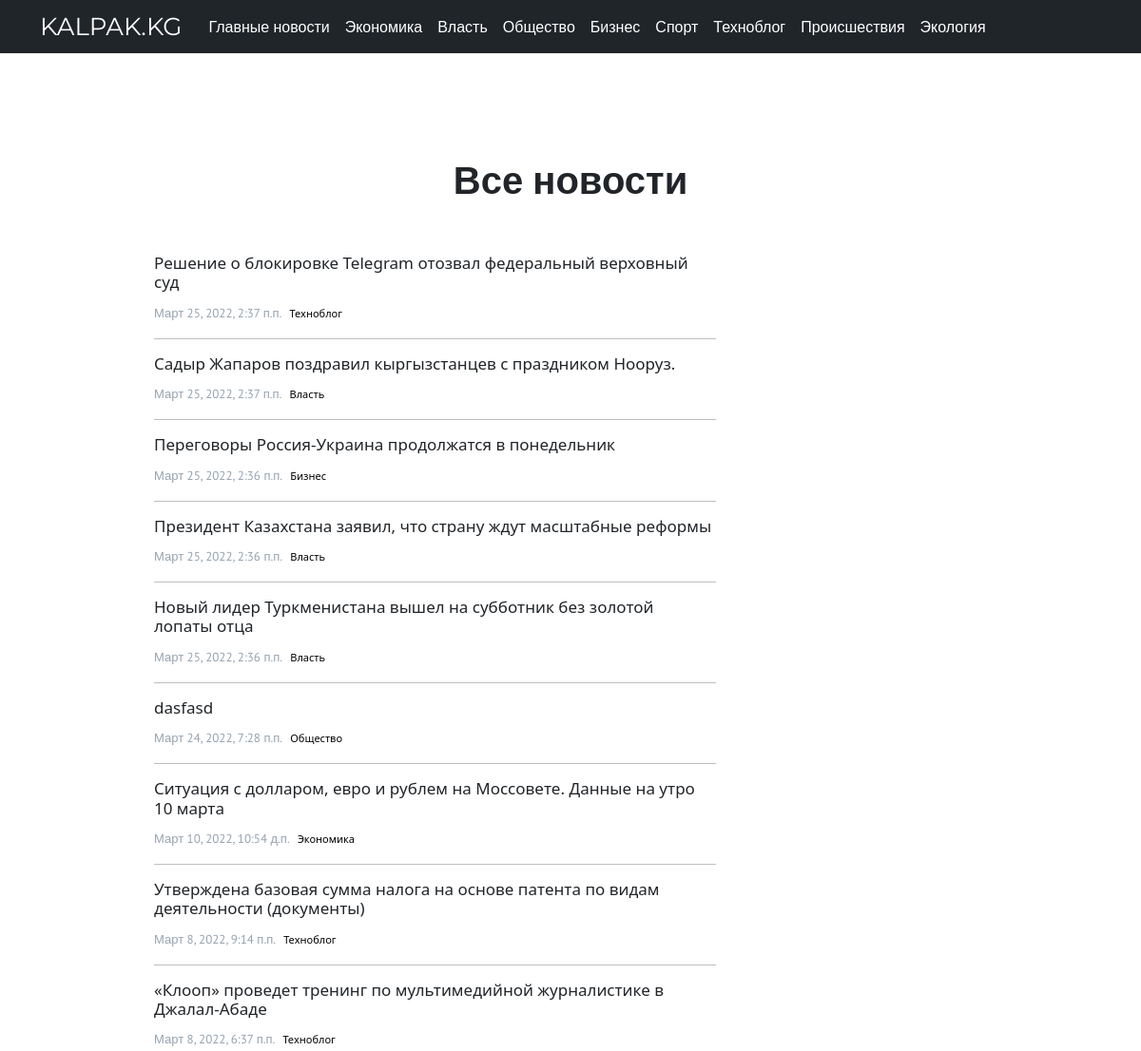
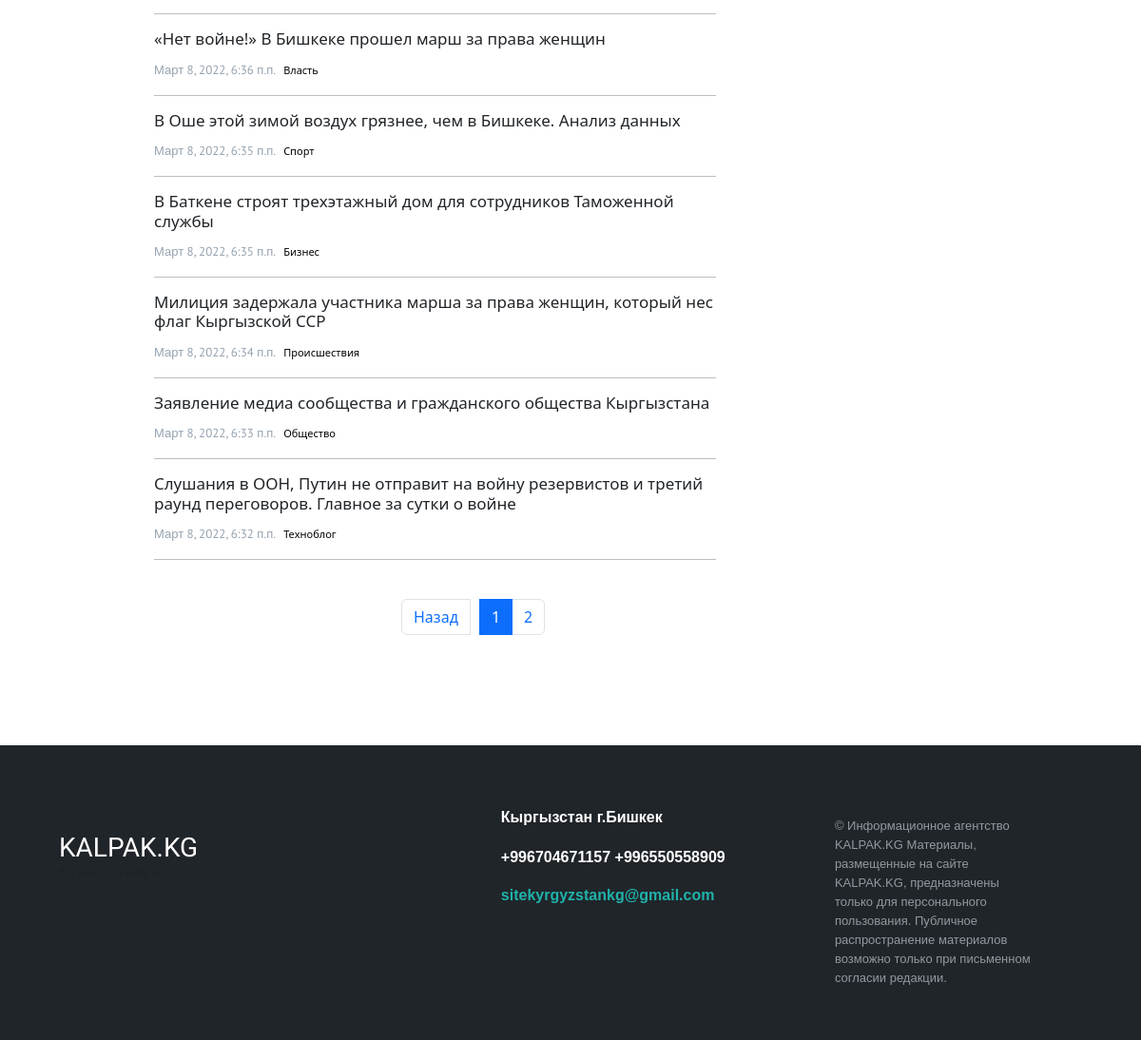
/all-news/, run on an earlier commit of the app's database (2 pictures, top to bottom).
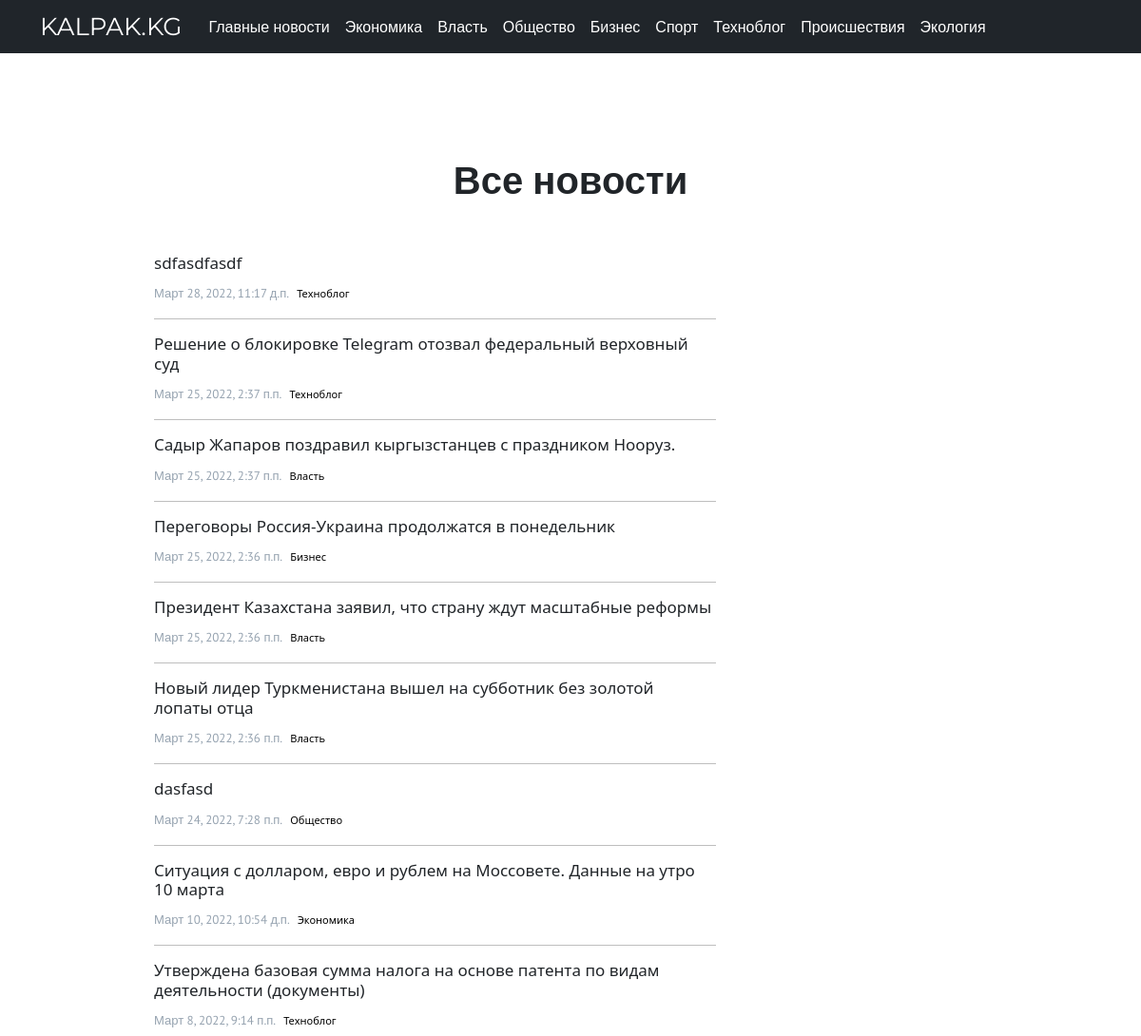
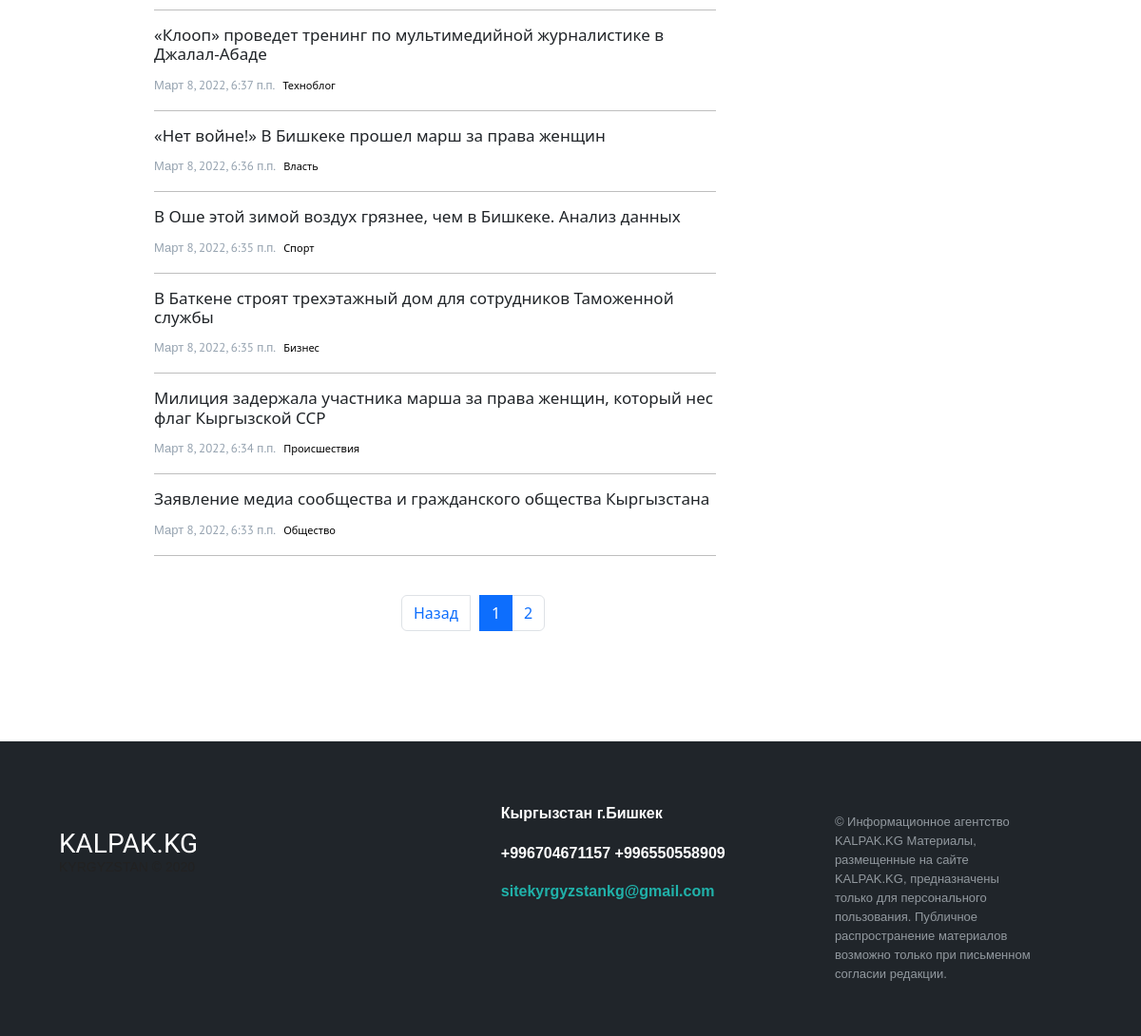
And on a later commit of the database (2 pictures, top to bottom).
### core/models.py (models this page shows, shortened)
class HeadingArticle(models.Model):
    title = models.CharField(max_length=255)
    class Meta:
        verbose_name = "Рубрика"
        verbose_name_plural = "Рубрики"
    def __str__(self):
        return self.title

class Article(models.Model):
    title = models.CharField(max_length=255, null=True, blank=True)
    text = models.TextField()
    slug = models.SlugField(max_length=255, unique=True, db_index=True, verbose_name="URL", null=True, blank=True)
    author = models.ForeignKey(
        to="Author",
        on_delete=models.SET_NULL,
        null=True, blank=True,
        related_name="article",
        verbose_name=_("Автор")
    )
    heading = models.ForeignKey(
        to="HeadingArticle",
        on_delete=models.PROTECT,
        null=True,
        related_name="article",
        verbose_name=_("Рубрика")
    )
    readers = models.ManyToManyField(
        to=User,
        related_name="readed_articles",
        blank=True,
        verbose_name=_("Читатели")
    )
    views = models.IntegerField(default=0, verbose_name=_("Просмотры"))
    created_at = models.DateTimeField(
        auto_now_add=True,
        null=True,
    )
    main_article = models.BooleanField(default=False, verbose_name=_("Первая новость"))
    margin_article_text = models.BooleanField(default=False, verbose_name=_("Ровнительные новости"))
    text_article = models.BooleanField(default=False, verbose_name=_("Текстовые новости"))
    center_article = models.BooleanField(default=False)
    carousel_block = models.BooleanField(default=False, verbose_name=_("Новости дня"))
    right_panel_article = models.BooleanField(default=False, verbose_name=_("Главные новости"))
    pagination_article = models.BooleanField(default=False, verbose_name=_("Архивные"))
    updated_at = models.DateTimeField(auto_now=True)
    is_active = models.BooleanField(default=True)
    picture = models.ImageField(
        upload_to="articles_image",
        null=True, blank=True,
        verbose_name="Главная картинка статьи"
    )

### core/views.py (the view)
# urls.py: path('all-news/', views.article_page_2, name="article_page_2"),
def article_page_2(request):
    articles = Article.objects.all()
    articles = Article.objects.order_by('-created_at')
    heading = HeadingArticle.objects.all()
    paginator = Paginator(articles, per_page=15)
    page_number = request.GET.get('page', 1)
    page_obj = paginator.get_page(page_number)
    context = {
        "articles": page_obj.object_list,
        "paginator": paginator,
        "heading": heading,
        "page_number": int(page_number)
    }
    return render(request, "articles2.html", context=context)

### core/templates/articles2.html (shortened to what this page needs)
{% extends 'base.html' %}
{% block content %}
    <div class="container mt-custom">
        <div class="ads_block">
        </div>
      </div>
      <div class="container">
        <div class="row">
          <h1 class="all-news">Все новости</h1>
          <div class="col-md-1"></div>
          <div class="col-md-7 mt-3">
            <div class="black_block_news2">
              {% for article in articles %}
                <h1 class="page_2_title"><a href="{% url 'article' article.slug %}" class="text-decoration-none text-dark">{{ article.title }}</a></h1>
                <div class="date_time5 d-inline me-1">{{ article.created_at }}</div>
                <h6 class="page_2_title2 d-inline">{{ article.heading }}</h6>
                <hr>
              {% endfor %}
            </div>
          </div>
          <div class="col-md-4">
          </div>
        </div>
    </div>
      <div class="container">
        <div class="row">
          <div class="col-md-4 col-sm-4"></div>
          <div class="col-md-4 col-sm-4">
              <ul class="pagination">
                  <li class="page-item mr-3">
                    <a href="{% url 'main' %}" class="page-link">Назад</a>
                  </li>
                  {% for i in paginator.page_range %}
                  <li class="page-item {% if i == page_number %}active{% endif %}">
                    <a href="?page={{ i }}" class="page-link">{{ i }}</a>
                  </li>
                {% endfor %}
              </ul>
          </div>
          <div class="col-md-4 col-sm-4"></div>
        </div>
      </div>
{% endblock %}

### core/templates/base.html (shortened to what this page needs)
{% load static %}
<!DOCTYPE html>
<html lang="en">
<head>
    <link rel="stylesheet" type="text/css" href="{% static 'style.css' %}?{% now "U" %}">
    <link href="https://cdn.jsdelivr.net/npm/bootstrap@5.1.3/dist/css/bootstrap.min.css" rel="stylesheet">
<link href="/docs/5.1/dist/css/bootstrap.min.css" rel="stylesheet">
<body>
  <nav class="navbar fixed-top navbar-expand-lg navbar-dark bg-custom">
      <div class="container">
        <a class="logo" href="{% url 'main' %}">KALPAK.KG</a>
        <div class="collapse navbar-collapse" id="navbarNav">
          <ul class="navbar-nav linkss">
            <li class="nav-item">
              <a class="nav-link text-white" aria-current="page" href="{% url 'right_panel_articles' %}">Главные новости</a>
            </li>
          {% for headings in heading %}
            <li class="nav-item">
              <a class="nav-link text-white" href="{% url 'heading' headings.id %}">{{ headings.title }}</a>
            </li>
          {% endfor %}
          </ul>
        </div>
      </div>
  </nav>
  {% block content %}
  {% endblock %}
<footer class="footer-distributed mt-8">
  <div class="container">
  <div class="footer-left">
  <br>
  <br>
  <h3>KALPAK.KG</h3>
  <p class="footer-company-name">KYRGYZSTAN © 2020</p>
  </div>
  <div class="footer-center">
  <div>
      <p>Кыргызстан г.Бишкек</p>
  </div>
  <div>
      <p>+996704671157</p>
      <p>+996550558909</p>
  </div>
  <div>
      <p><a href="mailto:support@company.com">sitekyrgyzstankg@gmail.com</a></p>
  </div>
  </div>
  <div class="footer-right">
  <p class="footer-company-about">
      © Информационное агентство KALPAK.KG
Материалы, размещенные на сайте KALPAK.KG, предназначены только для персонального пользования. Публичное распространение материалов возможно только при письменном согласии редакции.
  </p>
  </div>
  </div>
</footer>
</head>
</body>
</html>

What changed in the data, as far as the page shows it:
no longer on this page (row unchanged): Article: title "Слушания в ООН, Путин не отправит на войну резервистов и третий раунд переговоров. Главное за сутки о войне", created_at "Март 8, 2022, 6:32 п.п.", heading "Техноблог"
added Article: title "sdfasdfasdf", created_at "Март 28, 2022, 11:17 д.п.", heading "Техноблог"
